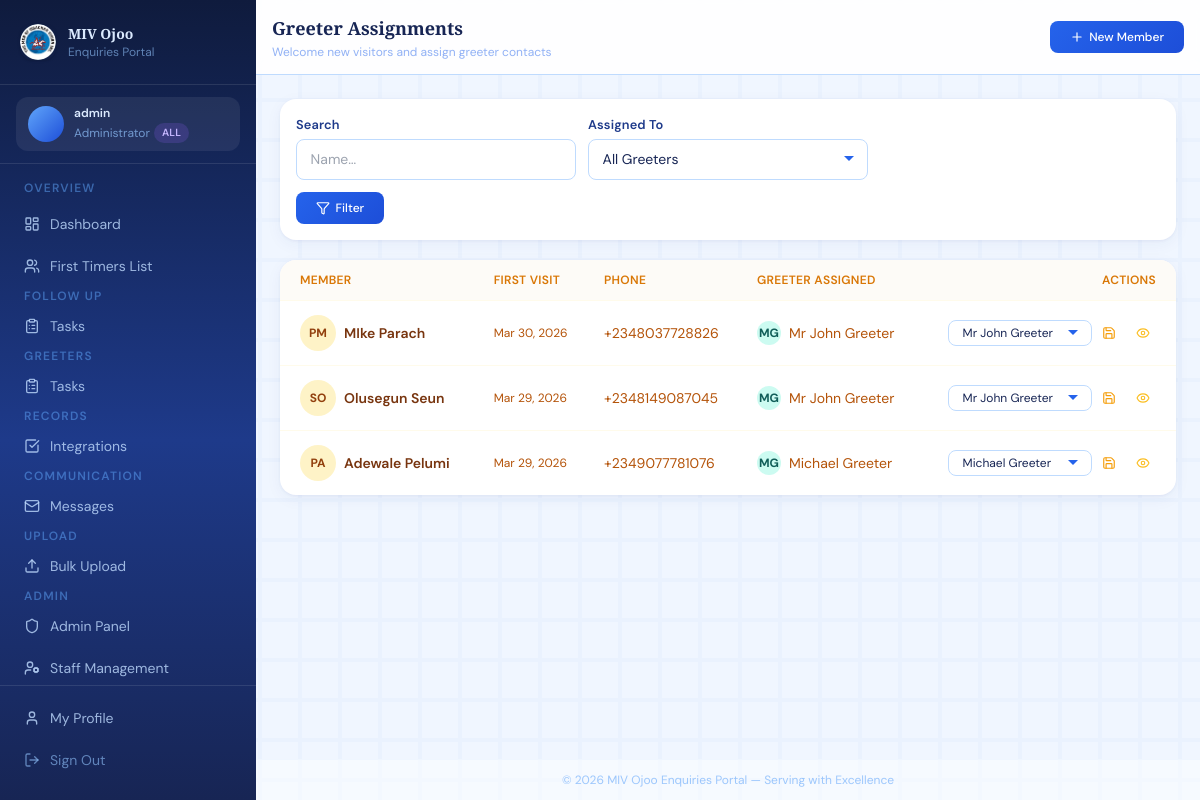
Page /greeters/ (signed in) on the earlier database version.
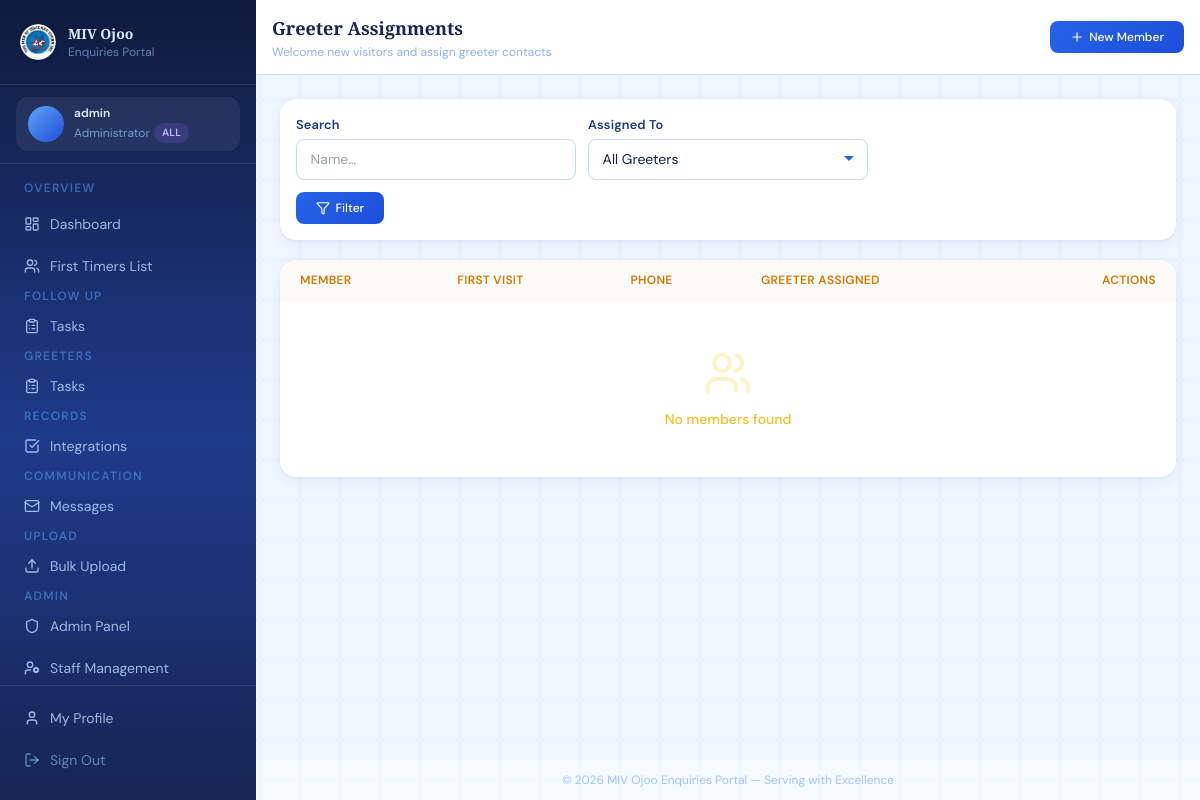
Same page on the later database version.
### enquiries/models.py (models this page shows, shortened)
class Member(models.Model):
    GENDER_CHOICES = [('M', 'Male'), ('F', 'Female')]
    STATUS_CHOICES = [
        ('new', 'New Visitor'),
        ('integrated', 'Member'),
        ('inactive', 'Inactive'),
    ]
    MARITAL_CHOICES = [
        ('single', 'Single'),
        ('married', 'Married'),
        ('divorced', 'Divorced'),
        ('widowed', 'Widowed'),
    ]
    AGE_BRACKET_CHOICES = [
        ('under_18', 'Under 18'),
        ('18_25', '18 – 25'),
        ('26_35', '26 – 35'),
        ('36_45', '36 – 45'),
        ('46_55', '46 – 55'),
        ('56_65', '56 – 65'),
        ('above_65', 'Above 65'),
    ]
    BORN_AGAIN_CHOICES = [
        ('yes', 'Yes'),
        ('no', 'No'),
        ('not_sure', 'Not Sure'),
    ]
    JOINING_CHOICES = [
        ('yes', 'Yes'),
        ('no', 'No'),
        ('considering', 'Still Considering'),
    ]
    VISIT_TIME_CHOICES = [
        ('weekday_morning', 'Weekday Morning'),
        ('weekday_afternoon', 'Weekday Afternoon'),
        ('weekday_evening', 'Weekday Evening'),
        ('saturday_morning', 'Saturday Morning'),
        ('saturday_afternoon', 'Saturday Afternoon'),
        ('sunday_after_service', 'Sunday After Service'),
    ]
    first_name = models.CharField(max_length=100)
    last_name = models.CharField(max_length=100)
    email = models.EmailField(unique=True, null=True, blank=True)
    phone = models.CharField(max_length=20, null=True, blank=True)
    whatsapp = models.CharField(max_length=20, null=True, blank=True)
    gender = models.CharField(max_length=1, choices=GENDER_CHOICES, null=True, blank=True)
    date_of_birth = models.DateField(null=True, blank=True)
    age_bracket = models.CharField(
        max_length=20, choices=AGE_BRACKET_CHOICES, null=True, blank=True
    )
    marital_status = models.CharField(
        max_length=20, choices=MARITAL_CHOICES, null=True, blank=True
    )
    address = models.TextField(null=True, blank=True)
    vocation_address = models.TextField(null=True, blank=True)
    occupation = models.CharField(max_length=100, null=True, blank=True)
    status = models.CharField(max_length=20, choices=STATUS_CHOICES, default='new')
    first_visit_date = models.DateField(default=timezone.now)
    how_did_you_hear = models.CharField(max_length=200, null=True, blank=True)
    previous_church = models.CharField(max_length=200, null=True, blank=True)
    invitee = models.CharField(
        max_length=200, null=True, blank=True,
        help_text="Name of the person who invited this visitor"
    )
    is_born_again = models.CharField(
        max_length=10, choices=BORN_AGAIN_CHOICES, null=True, blank=True
    )
    joining_church = models.CharField(
        max_length=20, choices=JOINING_CHOICES, null=True, blank=True
    )
    preferred_visit_time = models.CharField(
        max_length=30, choices=VISIT_TIME_CHOICES, null=True, blank=True
    )
    prayer_requests = models.TextField(null=True, blank=True)
    observation = models.TextField(
        null=True, blank=True,
        help_text="Staff observations about the visitor"
    )
    interests = models.ManyToManyField(
        'Ministry', blank=True, related_name='interested_members'
    )
    assigned_to = models.ForeignKey(
        User, on_delete=models.SET_NULL, null=True, blank=True,
        related_name='assigned_members',
        help_text="Staff member responsible for follow-up / visitation"
    )
    greeter_assigned_to = models.ForeignKey(
        User, on_delete=models.SET_NULL, null=True, blank=True,
        related_name='greeter_assigned_members',
        help_text="Greeter staff member assigned to welcome this visitor"
    )
    created_by = models.ForeignKey(
        User, on_delete=models.SET_NULL, null=True, blank=True,
        related_name='created_members'
    )
    created_at = models.DateTimeField(auto_now_add=True)
    updated_at = models.DateTimeField(auto_now=True)
    notes = models.TextField(null=True, blank=True)
    profile_photo = models.ImageField(upload_to='members/', null=True, blank=True)
    is_baptized = models.BooleanField(default=False)
    is_active = models.BooleanField(default=True)
    is_contacted = models.BooleanField(default=False)
    contacted_at = models.DateTimeField(null=True, blank=True)
    class Meta:
        ordering = ['-created_at']
    def get_full_name(self):
        return f"{self.last_name} {self.first_name}"
    @property
    def initials(self):
        return f"{self.first_name[0]}{self.last_name[0]}".upper()

### enquiries/views.py (the view)
# urls.py: path('greeters/', views.greeter_list, name='greeter_list'),
@login_required
def greeter_list(request):
    if get_section(request.user) == 'followup' and not can_see_all(request.user):
        messages.error(request, 'Greeter assignments are managed by the Greeters section.')
        return redirect('dashboard')
    qs = member_qs(request.user).select_related('greeter_assigned_to')
    status_filter   = request.GET.get('status', '')
    assigned_filter = request.GET.get('assigned', '')
    search          = request.GET.get('search', '')
    if search:
        qs = qs.filter(Q(first_name__icontains=search) | Q(last_name__icontains=search))
    if status_filter:
        qs = qs.filter(status=status_filter)
    if assigned_filter:
        qs = qs.filter(greeter_assigned_to_id=assigned_filter)
    unassigned_count = qs.filter(greeter_assigned_to__isnull=True).count()
    paginator = Paginator(qs, 15)
    members   = paginator.get_page(request.GET.get('page'))
    staff     = User.objects.filter(is_active=True, profile__section__in=['greeters', 'all'])
    return render(request, 'enquiries/greeter_list.html', {
        'members':          members,
        'staff':            staff,
        'search':           search,
        'status_filter':    status_filter,
        'assigned_filter':  assigned_filter,
        'unassigned_count': unassigned_count,
        'status_choices':   Member.STATUS_CHOICES,
        'is_section_admin': is_section_admin(request.user),
    })

### enquiries/views.py (called while the page is built, shortened)
def get_profile(user):
    profile, _ = UserProfile.objects.get_or_create(user=user)
    return profile

def get_section(user):
    return get_profile(user).section

def can_see_all(user):
    if user.is_superuser:
        return True
    profile = get_profile(user)
    return profile.role == 'admin' and profile.section == 'all'

def is_section_admin(user):
    if user.is_superuser:
        return True
    return get_profile(user).role in ('admin', 'section_admin')

def member_qs(user):
    qs = Member.objects.filter(is_active=True)
    if can_see_all(user):
        return qs

### templates/enquiries/greeter_list.html (shortened to what the changed rows need)
{% extends "base.html" %}
{% block page_title %}Greeter Assignments{% endblock %}
{% block content %}
<div class="card overflow-hidden hidden md:block">
  <div class="overflow-x-auto">
    <table class="w-full text-sm" style="min-width:620px;">
      <thead>
        <tr class="border-b border-amber-50" style="background:#fdfbf7;">
          <th class="text-left px-5 py-3 text-xs font-semibold text-amber-600 uppercase tracking-wide">Member</th>
          <th class="text-left px-4 py-3 text-xs font-semibold text-amber-600 uppercase tracking-wide">First Visit</th>
          <th class="text-left px-4 py-3 text-xs font-semibold text-amber-600 uppercase tracking-wide">Phone</th>
          <th class="text-left px-4 py-3 text-xs font-semibold text-amber-600 uppercase tracking-wide">Greeter Assigned</th>
          <th class="text-right px-5 py-3 text-xs font-semibold text-amber-600 uppercase tracking-wide">Actions</th>
        </tr>
      </thead>
      <tbody class="divide-y divide-amber-50">
        {% for member in members %}
        <tr class="table-row {% if not member.greeter_assigned_to %}bg-amber-50/30{% endif %}">
          <td class="px-5 py-3.5">
            <a href="{% url 'member_detail' member.pk %}" class="flex items-center gap-2 group">
              <div class="avatar text-xs bg-amber-100 text-amber-800 font-bold">{{ member.initials }}</div>
              <span class="font-semibold text-amber-900 group-hover:text-amber-600">{{ member.get_full_name }}</span>
            </a>
          </td>
          <td class="px-4 py-3.5 text-amber-700 text-xs">
            {{ member.first_visit_date|date:"M d, Y"|default:"—" }}
          </td>
          <td class="px-4 py-3.5 text-amber-700">
            {{ member.phone|default:"—" }}
          </td>
          <td class="px-4 py-3.5">
            {% if member.greeter_assigned_to %}
            <div class="flex items-center gap-2">
              <div class="avatar text-xs bg-teal-100 text-teal-800 font-bold w-6 h-6 text-[10px]">
                {{ member.greeter_assigned_to.first_name|slice:":1"|upper }}{{ member.greeter_assigned_to.last_name|slice:":1"|upper }}
              </div>
              <span class="text-amber-700 text-sm">{{ member.greeter_assigned_to.get_full_name }}</span>
            </div>
            {% else %}
            <span class="text-amber-300 italic text-xs">Unassigned</span>
            {% endif %}
          </td>
          <td class="px-5 py-3.5 text-right">
            <div class="flex items-center justify-end gap-2">
              {% if is_section_admin %}
              <form method="post" action="{% url 'greeter_assign_quick' member.pk %}" class="flex items-center gap-1">
                <select name="staff_id" class="input-field py-1 text-xs w-36">
                  {% for s in staff %}
                  <option value="{{ s.pk }}" {% if member.greeter_assigned_to == s %}selected{% endif %}>
                    {{ s.get_full_name|default:s.username }}
                  </option>
                  {% endfor %}
                </select>
                <button type="submit" class="p-1.5 rounded-lg hover:bg-amber-100 text-amber-500 hover:text-amber-800 transition-colors" title="Save">
                  <i data-lucide="save" class="w-3.5 h-3.5"></i>
                </button>
              </form>
              {% endif %}
              <a href="{% url 'member_detail' member.pk %}" class="p-1.5 rounded-lg hover:bg-amber-100 text-amber-400 hover:text-amber-800 transition-colors" title="View">
                <i data-lucide="eye" class="w-3.5 h-3.5"></i>
              </a>
            </div>
          </td>
        </tr>
        {% empty %}
        <tr>
          <td colspan="6" class="px-5 py-12 text-center">
            <i data-lucide="users" class="w-12 h-12 text-amber-100 mx-auto mb-3"></i>
            <p class="text-amber-400 font-medium">No members found</p>
          </td>
        </tr>
        {% endfor %}
      </tbody>
    </table>
  </div>
</div>
{% endblock %}

Differences in the rows shown:
no longer on this page (row edited): Member: initials "PM", get_full_name "MIke Parach", first_visit_date "Mar 30, 2026", phone "+2348037728826", greeter_assigned_to.first_name "M", greeter_assigned_to.last_name "G", greeter_assigned_to.get_full_name "Mr John Greeter", staff_id "Mr John Greeter"
no longer on this page (row edited): Member: initials "SO", get_full_name "Olusegun Seun", first_visit_date "Mar 29, 2026", phone "+2348149087045", greeter_assigned_to.first_name "M", greeter_assigned_to.last_name "G", greeter_assigned_to.get_full_name "Mr John Greeter", staff_id "Mr John Greeter"
no longer on this page (row edited): Member: initials "PA", get_full_name "Adewale Pelumi", first_visit_date "Mar 29, 2026", phone "+2349077781076", greeter_assigned_to.first_name "M", greeter_assigned_to.last_name "G", greeter_assigned_to.get_full_name "Michael Greeter", staff_id "Michael Greeter"
Other differences:
text now shown: "No members found"
